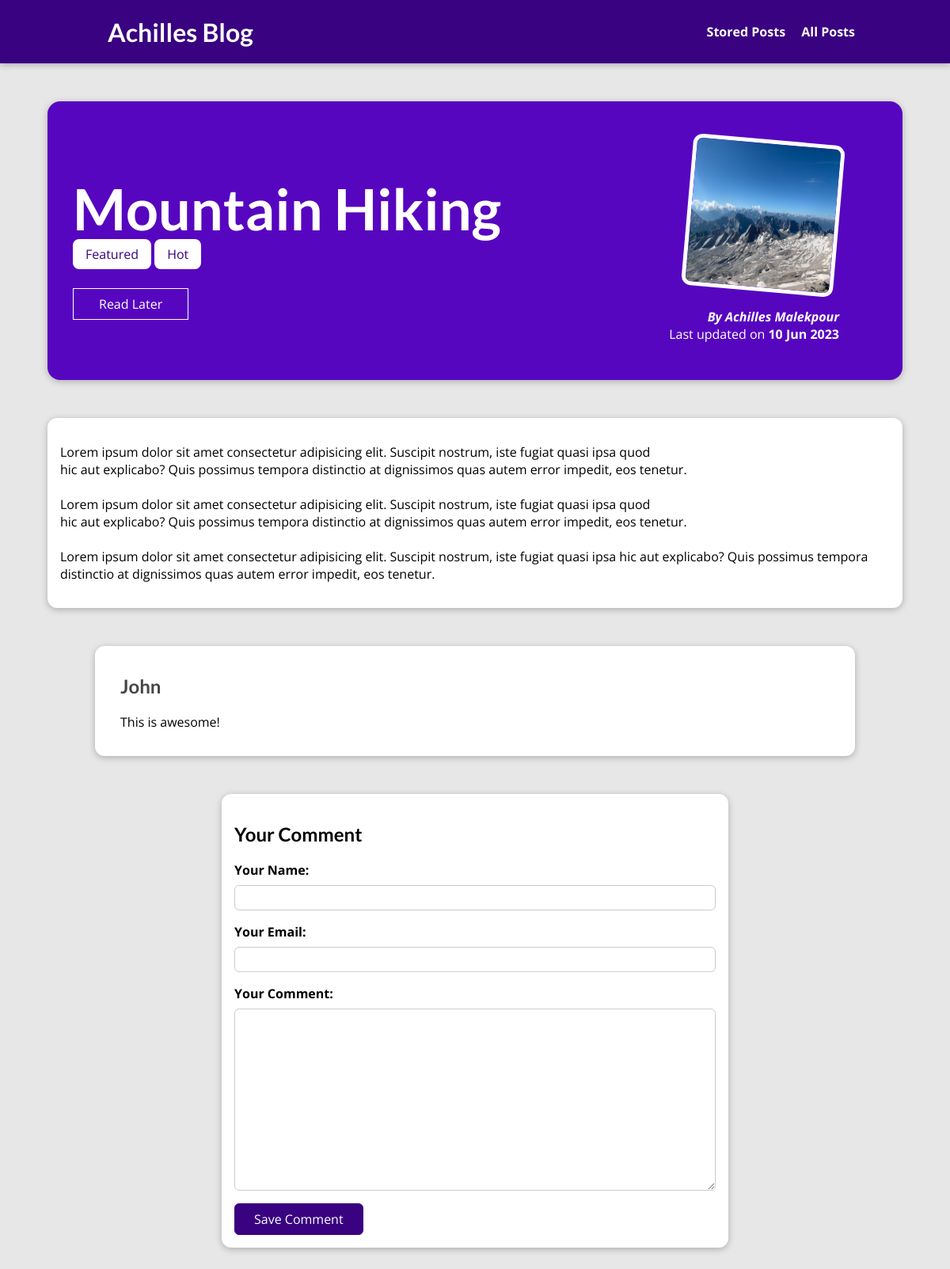
Page /posts/hike-in-the-mountains on the earlier database version.
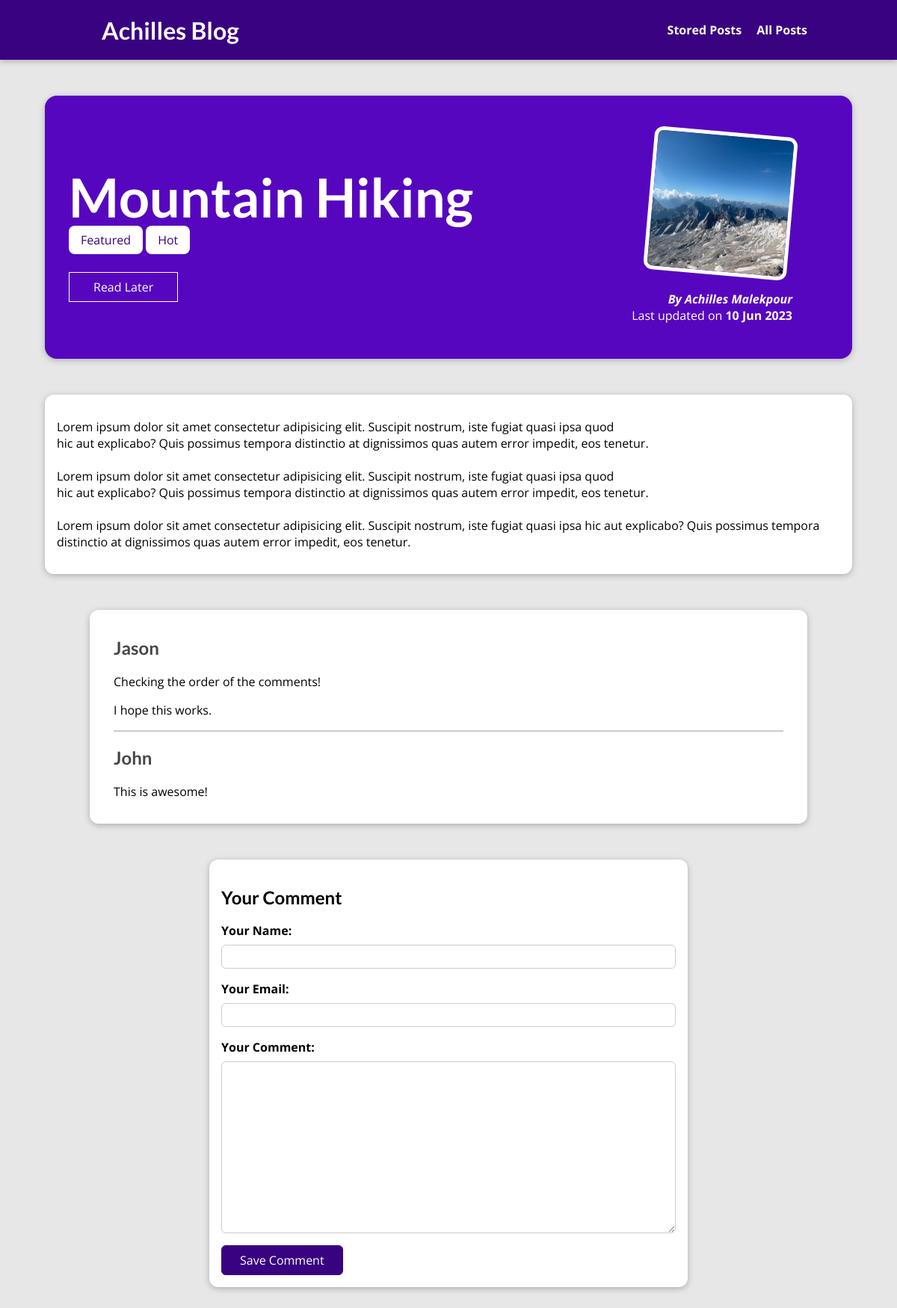
Same page on the later database version.
### blog/models.py (models this page shows, shortened)
class Tag(models.Model):
    caption = models.CharField(max_length=20)

class Comment(models.Model):
    user_name = models.CharField(max_length=120)
    user_email = models.EmailField()
    text = models.TextField(max_length=400)
    post = models.ForeignKey(
        Post, on_delete=models.CASCADE, related_name="comments")

### blog/views.py (the view, shortened to what this page needs)
# urls.py: path("posts/<slug:slug>", views.PostDetailView.as_view(),
class PostDetailView(View):
    def is_stored_post(self, post_request, post_id):
        stored_posts = post_request.session.get("stored_posts")
        if stored_posts is not None and post_id in stored_posts:
            is_saved_for_later = True
        else:
            is_saved_for_later = False
        return is_saved_for_later
    def get(self, request, slug):
        post = Post.objects.get(slug=slug)
        context = {
            "post": post,
            "post_tags": post.tags.all(),
            "comments": post.comments.all().order_by("-id"),
            "comment_form": CommentForm(),
            "saved_for_later": self.is_stored_post(request, post.id)
        }
        return render(request, "blog/post-detail.html", context)

### blog/forms.py
class CommentForm(forms.ModelForm):
    class Meta:
        model = Comment
        exclude = ["post"]
        labels = {
            "user_name": "Your Name",
            "user_email": "Your Email",
            "text": "Your Comment"
        }
        error_messages = {
            'user_name': {
                'required': 'Your name must not be empty!',
                'max_length': 'Please enter a shorter name!'
            }
        }

### blog/models.py (called while the page is built)
    def full_name(self):
        return f"{self.first_name} {self.last_name}"

    def __str__(self) -> str:
        return self.full_name()

### blog/templates/blog/post-detail.html (shortened to what this page needs)
{% extends "base.html" %}
{% load static %}
{% block css_files %}
<link rel="stylesheet" href="{% static 'blog/post-detail.css' %}" />
{% endblock css_files %}
{% block content %}
<section id="summary">
    <h2>{{ post.title|title }}</h2>
    <div>
        {% for tag in post_tags %}
            <span class="tag">{{ tag.caption }}</span>
        {% endfor %}
    </div>
    <div id="read-later">
        <form action="{% url "read-later" %}" method="POST">
            {% if saved_for_later %}
                <button>Remove from Read Later List</button>
            {% else %}
                <button>Read Later</button>
            {% endif %}
            </form>
    </div>
    <article>
        <img src="{{ post.image.url }}" alt="{{ post.title }}" />
        <address>By <a href="mailto:{{post.author.email}}">{{ post.author|title }}</a></address>
        <div>
            Last updated on <time>{{ post.date|date:"d M Y" }}</time>
        </div>
    </article>
</section>
<main>
    {{ post.content|linebreaks }}
</main>
{% if comments %}
    <section id="comments">
        <ul>
            {% for comment in comments %}
                <li>
                    <h2>{{ comment.user_name }}</h2>
                    <p>{{ comment.text|linebreaks }}</P>
                </li>
            {% endfor %}
        </ul>
    </section>
{% endif %}
<section id="comment-form">
    <h2>Your Comment</h2>
    <form action="{% url "post-detail-page" post.slug %}" method="POST">
        {% for form_field in comment_form %}
            <div class="form-control {% if form_field.errors %}invalid{% endif %}">
                {{ form_field.label_tag }}
                {{ form_field }}
            </div>
        {% endfor %}
        <button>Save Comment</button>
    </form>
</section>
{% endblock content %}

Differences in the rows shown:
added Comment: user_name "Jason", text "Checking the order of the comments! I hope this works."
